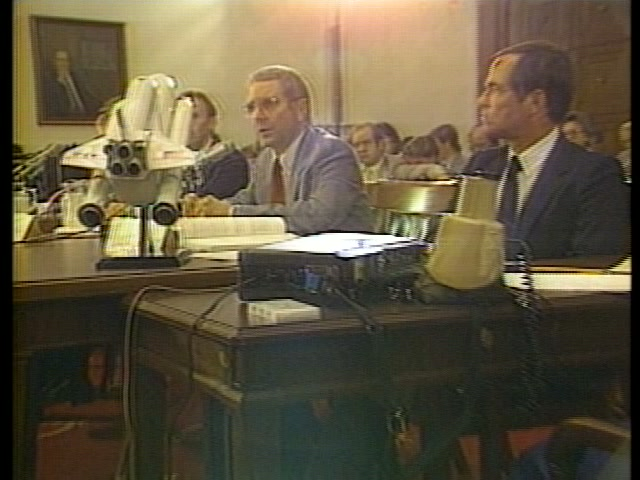
#> input picture ref/ep11/commission_testimony.jpg, 640 x 480 px
$ python check_trim.py --img ../ref/ep11/commission_testimony.jpg
#> lines starting #> are read from the running program, lines starting #| are printed output that depends on the picture; after the words box and inside, x2 and y2 are one past the last pixel; in counts of white or black regions, pixels touching at a corner belong together
# -*- coding: utf-8 -*-
"""切り出しの縦線が、画像に焼き込まれた**文字を割っていないか**を測る。

■ なぜ要るか（2026-08-04 の r05 拡大目視で出た）
  別添1 付図-3 を左右に割って ep05／ep06 にしていたが、この図は
  「フィレット・シール」「スプライス・プレート」「元と同じリベットと間隔で打鋲せよ」
  といった**引き出し線つきの札が中央をまたいでいる**。
  x=0.53 / x=0.50 で切っていたので、両方の端に
    ep05 …「フィレッ」「スプライス・ブ」「元と同じリベットと」
    ep06 …「ット・シール」「プレート」「と間隔で打鋲せよ」
  と**文字の途中で切れた断片**が並んでいた。ルール §3
  「切ったら切り出した画像を目で見る」の見落とし。机上検査6種はどれも
  **画像の中の文字を見ない**ので全部通っていた。

■ 測り方
  二値化して、黒画素の連結成分を取る。そのうち**文字らしい大きさ**の塊
  （高さ 8〜60px かつ 幅 ≦ 高さ×3）を「文字」と見なし、
  切り出しの左右の x がその塊を**またいでいないか**を見る。

🔴 **効くのは「線画＋印刷された札」の図だけ**（付図・別添の図面）。
   2026-08-04 に作った直後、この道具は c214・c231・c333（写真-43／44）で
   「文字を13個割っている」と鳴った。実物を見ると、それは焼き込みキャプションではなく
   **残骸そのものに手書きされた墨書き（「S-5R」など）**で、写真の中身だった。
   写真では小さな暗い塊が何でも「文字」に見えるので、**スキャン写真の結果は信用しない。**
   （[[feedback-verify-your-own-instrument]]：新しく作った物差しは最初ほぼ必ず間違っている）
   ⚠️ 図の線や矢印も塊になるが、細長いので高さ・縦横比の条件でだいたい落ちる。

    python tools/check_trim.py                    # SPEC の trim を全部見る
    python tools/check_trim.py --img ja123/a1f003.jpg --x 0.53
    python tools/check_trim.py --img ja123/a1f003.jpg --safe   # 割らずに切れる x を出す
"""
import argparse
import sys
from pathlib import Path

sys.path.insert(0, str(Path(__file__).parent))
sys.stdout.reconfigure(encoding="utf-8")

import numpy as np
from PIL import Image

REF = Path(__file__).parent.parent / "ref"
GLYPH_H = (8, 60)      # 文字とみなす高さ（px）
GLYPH_AR = 3.0         # 幅 ≦ 高さ×これ


def components(a):
    """黒画素の連結成分の外接矩形を返す（4近傍・union-find）。"""
    h, w = a.shape
    par = {}

    def find(x):
        while par[x] != x:
            par[x] = par[par[x]]
            x = par[x]
        return x

    def uni(x, y):
        rx, ry = find(x), find(y)
        if rx != ry:
            par[ry] = rx

    lab = np.zeros((h, w), dtype=np.int32)
    nxt = 1
    for y in range(h):
        row = a[y]
        for x in np.flatnonzero(row):
            up = lab[y - 1, x] if y else 0
            lf = lab[y, x - 1] if x else 0
            if up and lf:
                lab[y, x] = up
                uni(up, lf)
            elif up or lf:
                lab[y, x] = up or lf
            else:
                lab[y, x] = nxt
                par[nxt] = nxt
                nxt += 1
    boxes = {}
    for y in range(h):
        for x in np.flatnonzero(lab[y]):
            r = find(lab[y, x])
            b = boxes.get(r)
            if b is None:
                boxes[r] = [x, y, x, y]
            else:
                b[0] = min(b[0], x); b[2] = max(b[2], x)
                b[3] = y
    return list(boxes.values())


def glyphs(path):
    im = Image.open(path).convert("L")
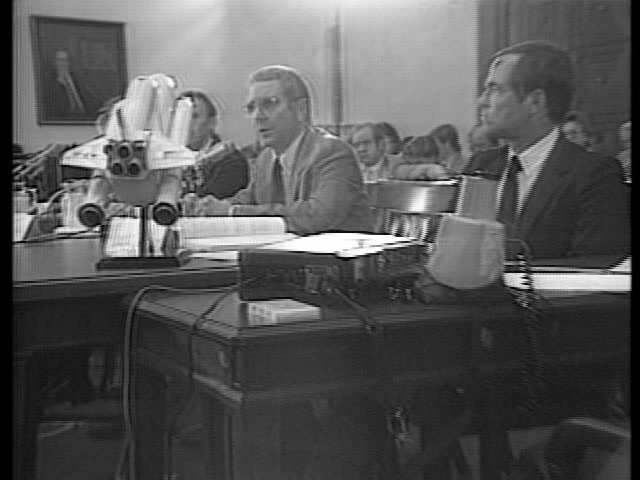
#> im: PIL image 640x480 L; min 0, max 255, mean 87.6
    w, h = im.size
#> w = 640; h = 480
    a = np.asarray(im) < 160
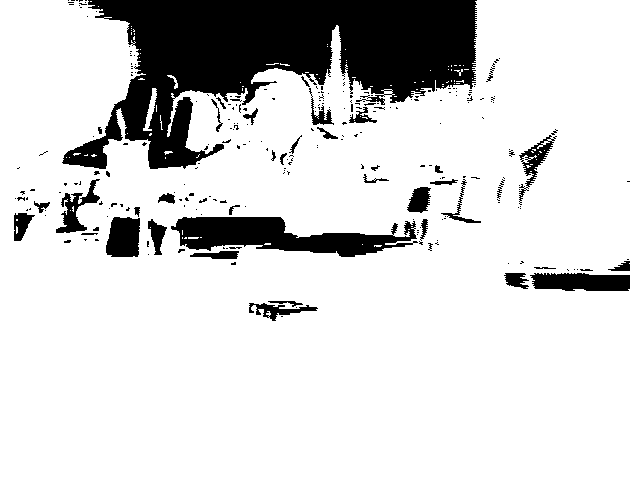
#> a: shape (480, 640) bool; 83.7% white; 263 black regions (220 under 20 px), largest, box (x1, y1, x2, y2) and area: (62, 0, 477, 169) 35330, (171, 217, 418, 257) 5434, (530, 273, 630, 291) 1540
    out = []
    for x0, y0, x1, y1 in components(a):
#> in components, `h, w = a.shape`: w = 640
#> in components, `nxt = 1`: nxt = 1
        gh, gw = y1 - y0 + 1, x1 - x0 + 1
        if GLYPH_H[0] <= gh <= GLYPH_H[1] and gw <= gh * GLYPH_AR:
            out.append((x0 / w, y0 / h, x1 / w, y1 / h))
#> this loop made 141 passes
    return out, (w, h)


def cut_hits(gl, x):
    return [g for g in gl if g[0] < x < g[2]]


def main():
    ap = argparse.ArgumentParser()
    ap.add_argument("--img")
    ap.add_argument("--x", type=float, action="append")
    ap.add_argument("--safe", action="store_true")
    a = ap.parse_args()

    if a.img:
        targets = [(a.img, [(a.x or [])])]
    else:
        import scene_jiko as S
        seen = {}
        for cid, t in S.PHOTO_TRIM.items():
            seen.setdefault(S.SPEC[cid]["photo"], []).append((cid, t))
        targets = [(p, v) for p, v in seen.items()]

    bad = 0
    for img, uses in targets:
        p = REF / img
        if not p.exists():
            print(f"✗ {img} が無い")
            continue
        gl, (w, h) = glyphs(p)
        print(f"── {img}（{w}×{h}）　文字らしい塊 {len(gl)}個")
#| ── ../ref/ep11/commission_testimony.jpg（640×480）　文字らしい塊 5個
        if a.img and a.safe:
            xs = []
            for i in range(5, 96):
                x = i / 100
                if not cut_hits(gl, x):
                    xs.append(x)
            runs, s = [], None
            for i, x in enumerate(xs):
                if s is None:
                    s = x
                elif round(x - xs[i - 1], 3) > 0.011:
                    runs.append((s, xs[i - 1])); s = x
            if s is not None:
                runs.append((s, xs[-1]))
            print("  文字を割らずに切れる x：")
            for lo, hi in runs:
                print(f"    {lo:.2f} 〜 {hi:.2f}")
            continue
        if a.img:
            for x in (a.x or []):
                hits = cut_hits(gl, x)
                mark = "🔴" if hits else "✓"
                print(f"  {mark} x={x}：割っている塊 {len(hits)}個")
                for g in hits[:8]:
                    print(f"      x {g[0]:.3f}〜{g[2]:.3f}  y {g[1]:.3f}〜{g[3]:.3f}")
                bad += len(hits)
            continue
        for cid, t in uses:
            for i, x in ((0, t[0]), (2, t[2])):
                if x in (0.0, 1.0):
                    continue
                hits = cut_hits(gl, x)
                if hits:
                    bad += 1
                    side = "左" if i == 0 else "右"
                    print(f"  🔴 {cid} の{side}端 x={x}：文字を {len(hits)}個 割っている")
                    for g in hits[:6]:
                        print(f"      x {g[0]:.3f}〜{g[2]:.3f}  y {g[1]:.3f}〜{g[3]:.3f}")
    print(f"\n{'🔴 文字を割っている切り出しがある' if bad else '✓ 文字を割っている切り出しは無い'}")
#| ✓ 文字を割っている切り出しは無い
    return 1 if bad else 0


if __name__ == "__main__":
    sys.exit(main())
#> (the program exits here)

$ run again, on ref/ep11/commission_hearing_2.jpg
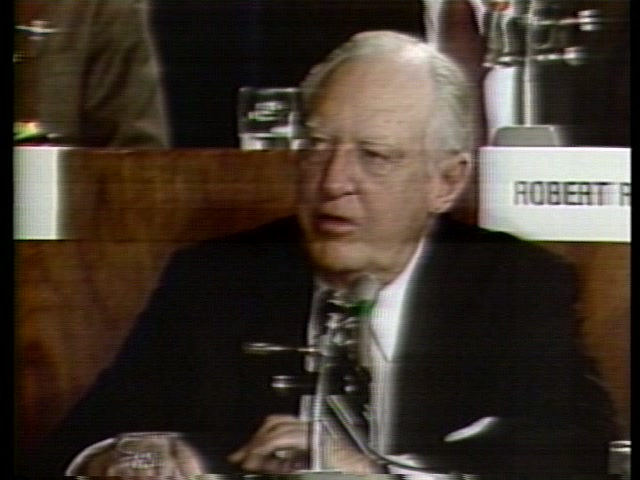
#> input picture ref/ep11/commission_hearing_2.jpg, 640 x 480 px
#> in glyphs, `im = Image.open(path).convert("L")`:
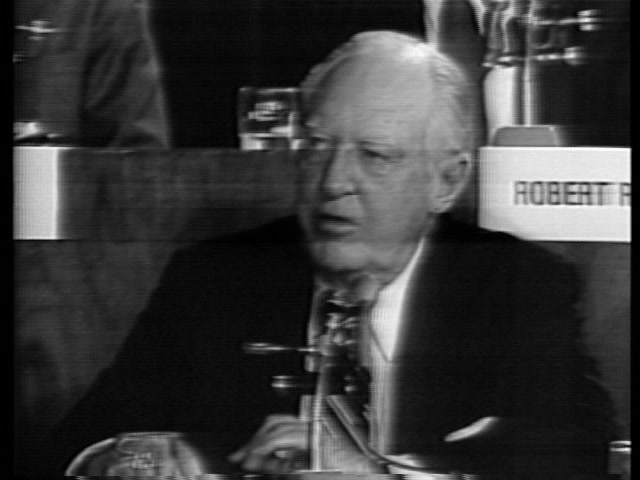
#> im: PIL image 640x480 L; min 0, max 254, mean 56.9
#> in glyphs, `a = np.asarray(im) < 160`:
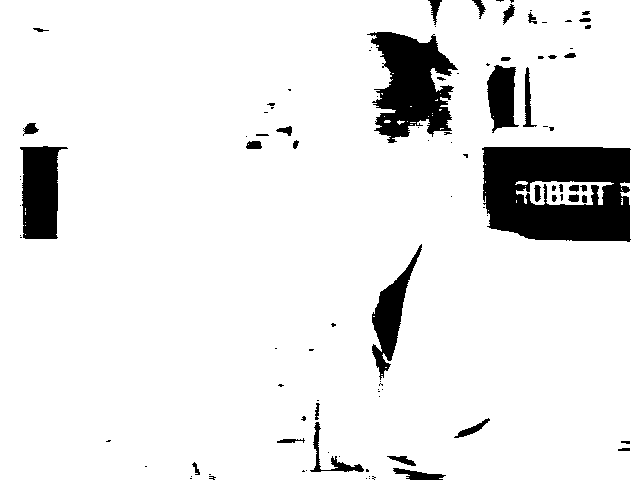
#> a: shape (480, 640) bool; 91% white; 101 black regions (62 under 20 px), largest, box (x1, y1, x2, y2) and area: (482, 147, 631, 242) 11425, (367, 32, 458, 143) 5942, (20, 146, 68, 239) 3217
#> in components, `h, w = a.shape`: h = 480; w = 640
#> nxt = 1
#> the loop in glyphs, `for x0, y0, x1, y1 in components(a):` made 40 passes
#> (x0, y0, x1, y1) on passes 1 to 8: (0, 0, 639, 479), (392, 73, 393, 73), (392, 79, 392, 79), (381, 93, 382, 94), (440, 93, 440, 93), (435, 99, 437, 100), (410, 106, 411, 106), (439, 109, 441, 110)
#| ── ../ref/ep11/commission_hearing_2.jpg（640×480）　文字らしい塊 0個
#| ✓ 文字を割っている切り出しは無い
